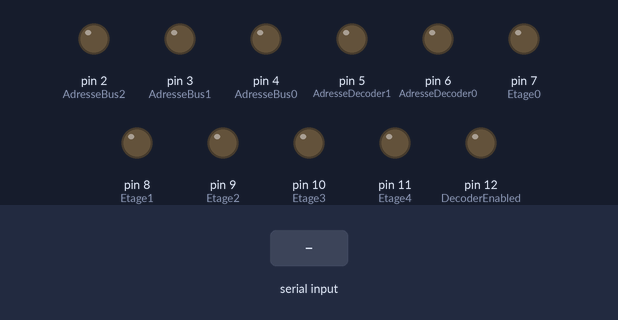
Simulated run of this sketch. Board: Arduino Uno, built with avr-gcc and run on an emulated ATmega328P. Parts: output pins drawn as LEDs (lit = HIGH). Inputs (shaded band) come from the test bench.

Above: at 1.2 s.
1.3 s: "0\n" received over Serial
At 3.1 s:
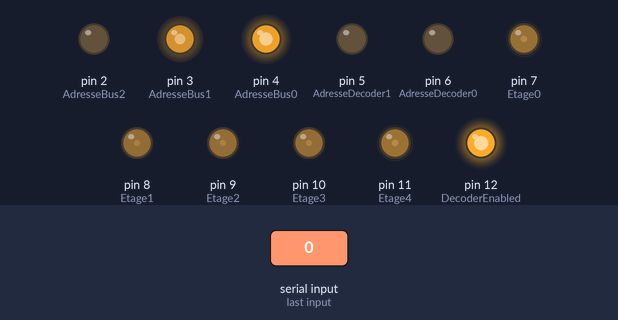
3.8 s: "90,45\n" received over Serial
At 5.0 s:
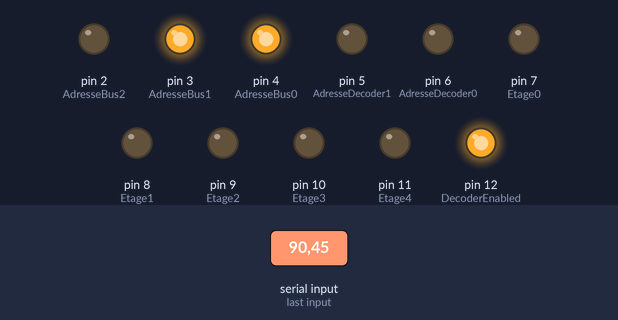
5.3 s: "1\n" received over Serial
At 7.0 s:
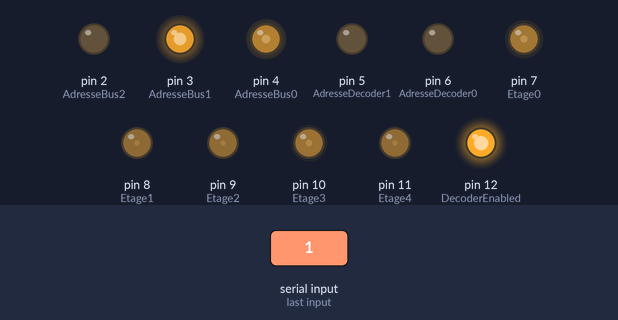
7.8 s: "30,150\n" received over Serial
At 9.0 s:
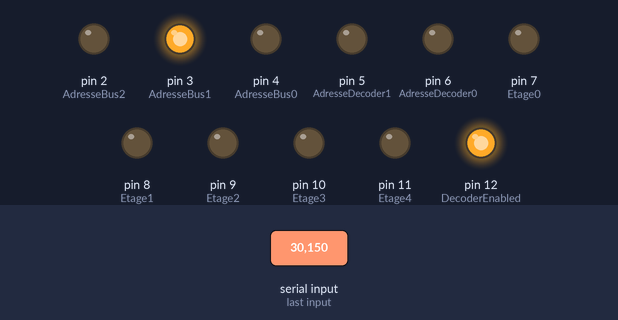
9.3 s: "200\n" received over Serial
At 11.5 s:
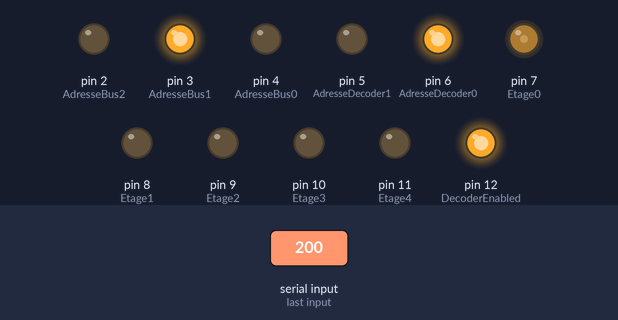
11.8 s: "2\n" received over Serial
At 12.4 s:
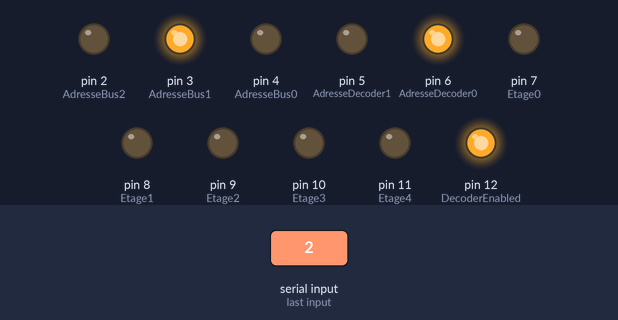
Timing chart, 0 to 14.3 s (numbered marks = the images above; inputs shaded):
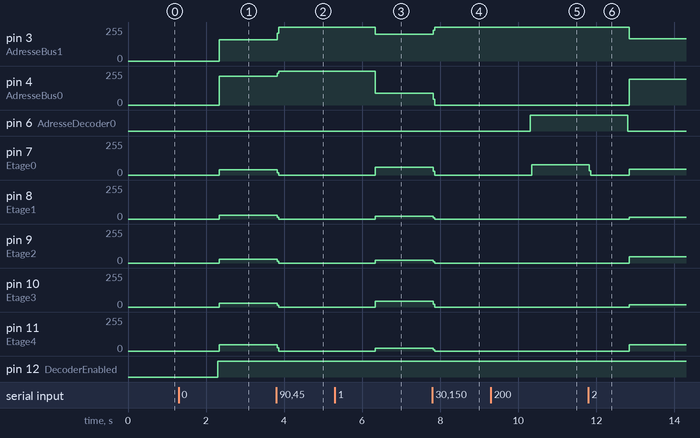

Measured:
- after the input at 1.3 s, pin 3 (AdresseBus1): 0/255 → 158/255 after 1.0 s; pin 4 (AdresseBus0): 0/255 → 217/255 after 1.0 s; pin 7 (Etage0): 0/255 → 39/255 after 1.0 s; pin 8 (Etage1): 0/255 → 28/255 after 1.0 s; pin 9 (Etage2): 0/255 → 29/255 after 1.0 s
- after the input at 3.8 s, pin 3 (AdresseBus1): 158/255 → 255/255 at once; pin 4 (AdresseBus0): 217/255 → 255/255 at once; pin 7 (Etage0): 39/255 → 0/255 at once; pin 8 (Etage1): 28/255 → 0/255 at once; pin 9 (Etage2): 29/255 → 0/255 at once
- after the input at 5.3 s, pin 3 (AdresseBus1): 255/255 → 199/255 after 1.0 s; pin 4 (AdresseBus0): 255/255 → 89/255 after 1.0 s; pin 7 (Etage0): 0/255 → 57/255 after 1.0 s; pin 8 (Etage1): 0/255 → 20/255 after 1.0 s; pin 9 (Etage2): 0/255 → 21/255 after 1.0 s
- after the input at 7.8 s, pin 3 (AdresseBus1): 199/255 → 255/255 at once; pin 4 (AdresseBus0): 89/255 → 0/255 at once; pin 7 (Etage0): 57/255 → 0/255 at once; pin 8 (Etage1): 20/255 → 0/255 at once; pin 9 (Etage2): 21/255 → 0/255 at once
- after the input at 9.3 s, pin 6 (AdresseDecoder0): LOW → HIGH after 1.0 s; pin 7 (Etage0): 0/255 → 77/255 after 1.0 s
- after the input at 11.8 s, pin 3 (AdresseBus1): 255/255 → 167/255 after 1.0 s; pin 4 (AdresseBus0): 0/255 → 193/255 after 1.0 s; pin 6 (AdresseDecoder0): HIGH → LOW after 1.0 s; pin 7 (Etage0): 77/255 → 0/255 at once, → 43/255 1.0 s later; pin 8 (Etage1): 0/255 → 15/255 after 1.0 s

The sketch:

arduino_client.ino
```cpp
// set pin numbers:
// Enable the selection on another Decoder
const int DecoderEnabled =  12;
// Adresse sur le bus pour les décodeurs
const int AdresseBus0 = 4;
const int AdresseBus1 = 3;
const int AdresseBus2 = 2;
// Adresse pour choisir les décodeurs
const int AdresseDecoder0 = 6;
const int AdresseDecoder1 = 5;
// Controle des transistors pour grounder les étages
const int Etage0 = 7;
const int Etage1 = 8;
const int Etage2 = 9;
const int Etage3 = 10;
const int Etage4 = 11;

// Constantes et variables
const int delayus = 100;
int temps = 200;
long n = 0;
boolean randomBool = true;
boolean pluie = true;
boolean UpState[5][5][5] ={
{
  {false, false, false, false, false},
  {false, false, false, false, false},
  {false, false, false, false, false},
  {false, false, false, false, false},
  {false, false, false, false, false} },
{
  {false, false, false, false, false},
  {false, false, false, false, false},
  {false, false, false, false, false},
  {false, false, false, false, false},
  {false, false, false, false, false} },
{
  {false, false, false, false, false},
  {false, false, false, false, false},
  {false, false, false, false, false},
  {false, false, false, false, false},
  {false, false, false, false, false} },
{
  {false, false, false, false, false},
  {false, false, false, false, false},
  {false, false, false, false, false},
  {false, false, false, false, false},
  {false, false, false, false, false} },
{
  {false, false, false, false, false},
  {false, false, false, false, false},
  {false, false, false, false, false},
  {false, false, false, false, false},
  {false, false, false, false, false} }
};

//-------------------------------------------------------------------------------------------//
void setup() {
  // set the digital pin as output:
  pinMode(DecoderEnabled, OUTPUT);
  pinMode(AdresseBus0, OUTPUT);
  pinMode(AdresseBus1, OUTPUT);
  pinMode(AdresseBus2, OUTPUT);
  pinMode(AdresseDecoder0, OUTPUT);
  pinMode(AdresseDecoder1, OUTPUT);
  pinMode(Etage0, OUTPUT);
  pinMode(Etage1, OUTPUT);
  pinMode(Etage2, OUTPUT);
  pinMode(Etage3, OUTPUT);
  pinMode(Etage4, OUTPUT);

  Serial.begin(9600);
}

// Loop principale---------------------------------------------------------------------------//
void loop()
{
  if (Serial.available())
  {
    light(Serial.readString());
  }
  lightCube();
}

void light(String n){
  resetAllUpState();

  int i = 0;

  if(n.length() < 3)
    lightNumber(n[0] - '0');

  while(i < (n.length()/3))
  {
    if(isValidData(n.substring(i*3, i*3+3)))
      UpState[n[i*3] - '0'][ n[i*3+1] - '0'][ n[i*3+2] - '0'] = true;
    i++;
  }
}

boolean isValidData(String data)
{
  if(data.length() != 3)
    return false;

  for(int i=0; i < 3; i++)
  {
    if((data[i] <'0') || (data[i] > '4'))
      return false;
  }
  return true;
}

// Éteindre tout-----------------------------------------------------------------------------//
void resetLights(){
     digitalWrite(Etage0, LOW); digitalWrite(Etage1, LOW); digitalWrite(Etage2, LOW); digitalWrite(Etage3, LOW); digitalWrite(Etage4, LOW);
}

// Remise à false de l'étage-----------------------------------------------------------------------------//
void resetUpState(int z){

  for(int x = 0 ; x < 5 ; x++){
   for(int y = 0 ; y < 5 ; y++){
    UpState[x][y][z] = false;
   }
  }
}

void resetAllUpState()
{
  for(int x=0; x < 5; x++)
    resetUpState(x);
}

//-------------------------------------------------------------------------------------------//
void lightCube(){

  for( int z = 0; z < 5 ; z++){
   for( int x = 0; x < 5 ; x++){
     for( int y = 0 ; y < 5 ; y++){
       if(UpState[x][y][z]){
         lightDEL(x,y,z);
       }
     }
   }
  }
}

//-------------------------------------------------------------------------------------------//
void lightDEL(int x, int y, int z){

 digitalWrite(DecoderEnabled, HIGH);

 switch(x){

   case 0:
     digitalWrite(AdresseDecoder0, LOW); digitalWrite(AdresseDecoder1, LOW);

     switch(y){
       case 0:
        digitalWrite(AdresseBus0, LOW); digitalWrite(AdresseBus1, LOW); digitalWrite(AdresseBus2, LOW); break;
       case 1:
        digitalWrite(AdresseBus0, HIGH); digitalWrite(AdresseBus1, LOW); digitalWrite(AdresseBus2, LOW); break;
       case 2:
        digitalWrite(AdresseBus0, LOW); digitalWrite(AdresseBus1, HIGH); digitalWrite(AdresseBus2, LOW); break;
       case 3:
        digitalWrite(AdresseBus0, HIGH); digitalWrite(AdresseBus1, HIGH); digitalWrite(AdresseBus2, LOW); break;
       case 4:
        digitalWrite(AdresseBus0, LOW); digitalWrite(AdresseBus1, LOW); digitalWrite(AdresseBus2, HIGH); break;
     }
   break;

   case 1:
     digitalWrite(AdresseDecoder0, LOW); digitalWrite(AdresseDecoder1, LOW);

     switch(y){
       case 0:
        digitalWrite(AdresseBus0, HIGH); digitalWrite(AdresseBus1, LOW); digitalWrite(AdresseBus2, HIGH); break;
       case 1:
        digitalWrite(AdresseBus0, LOW); digitalWrite(AdresseBus1, HIGH); digitalWrite(AdresseBus2, HIGH); break;
       case 2:
        digitalWrite(AdresseBus0, HIGH); digitalWrite(AdresseBus1, HIGH); digitalWrite(AdresseBus2, HIGH); break;
       case 3:
        digitalWrite(AdresseDecoder0, HIGH); digitalWrite(AdresseBus0, LOW); digitalWrite(AdresseBus1, LOW); digitalWrite(AdresseBus2, LOW);break;
       case 4:
        digitalWrite(AdresseDecoder0, HIGH); digitalWrite(AdresseBus0, HIGH); digitalWrite(AdresseBus1, LOW); digitalWrite(AdresseBus2, LOW);break;
     }
   break;

   case 2:
     digitalWrite(AdresseDecoder0, HIGH); digitalWrite(AdresseDecoder1, LOW);

     switch(y){
       case 0:
        digitalWrite(AdresseBus0, LOW); digitalWrite(AdresseBus1, HIGH); digitalWrite(AdresseBus2, LOW); break;
       case 1:
        digitalWrite(AdresseBus0, HIGH); digitalWrite(AdresseBus1, HIGH); digitalWrite(AdresseBus2, LOW); break;
       case 2:
        digitalWrite(AdresseBus0, LOW); digitalWrite(AdresseBus1, LOW); digitalWrite(AdresseBus2, HIGH); break;
       case 3:
        digitalWrite(AdresseBus0, HIGH); digitalWrite(AdresseBus1, LOW); digitalWrite(AdresseBus2, HIGH); break;
       case 4:
        digitalWrite(AdresseBus0, LOW); digitalWrite(AdresseBus1, HIGH); digitalWrite(AdresseBus2, HIGH); break;
     }
   break;

   case 3:
     digitalWrite(AdresseDecoder0, LOW); digitalWrite(AdresseDecoder1, HIGH);

     switch(y){
      case 0:
        digitalWrite(AdresseDecoder0, HIGH); digitalWrite(AdresseDecoder1, LOW); digitalWrite(AdresseBus0, HIGH); digitalWrite(AdresseBus1, HIGH); digitalWrite(AdresseBus2, HIGH); break;
       case 1:
        digitalWrite(AdresseDecoder0, HIGH); digitalWrite(AdresseBus0, LOW); digitalWrite(AdresseBus1, LOW); digitalWrite(AdresseBus2, LOW); break;
       case 2:
        digitalWrite(AdresseBus0, LOW); digitalWrite(AdresseBus1, LOW); digitalWrite(AdresseBus2, LOW); break;
       case 3:
        digitalWrite(AdresseBus0, HIGH); digitalWrite(AdresseBus1, LOW); digitalWrite(AdresseBus2, LOW); break;
       case 4:
        digitalWrite(AdresseBus0, LOW); digitalWrite(AdresseBus1, HIGH); digitalWrite(AdresseBus2, LOW); break;
     }
   break;

   case 4:
     digitalWrite(AdresseDecoder0, LOW); digitalWrite(AdresseDecoder1, HIGH);

     switch(y){
       case 0:
        digitalWrite(AdresseBus0, HIGH); digitalWrite(AdresseBus1, HIGH); digitalWrite(AdresseBus2, LOW); break;
       case 1:
        digitalWrite(AdresseBus0, LOW); digitalWrite(AdresseBus1, LOW); digitalWrite(AdresseBus2, HIGH); break;
       case 2:
        digitalWrite(AdresseBus0, HIGH); digitalWrite(AdresseBus1, LOW); digitalWrite(AdresseBus2, HIGH); break;
       case 3:
        digitalWrite(AdresseBus0, LOW); digitalWrite(AdresseBus1, HIGH); digitalWrite(AdresseBus2, HIGH); break;
       case 4:
        digitalWrite(AdresseBus0, HIGH); digitalWrite(AdresseBus1, HIGH); digitalWrite(AdresseBus2, HIGH); break;
     }
  break;
 }

 // grounder une étage selon z
  switch(z){

   case 0: digitalWrite(Etage0, HIGH); break;
   case 1: digitalWrite(Etage1, HIGH); break;
   case 2: digitalWrite(Etage2, HIGH); break;
   case 3: digitalWrite(Etage3, HIGH); break;
   case 4: digitalWrite(Etage4, HIGH); break;
 }

 delayMicroseconds(delayus);
 resetLights();
}

void lightNumber(int number)
{
  switch(number)
  {
    case 0:
      UpState[0][1][0] = true;
      UpState[0][1][1] = true;
      UpState[0][1][2] = true;
      UpState[0][1][3] = true;
      UpState[0][1][4] = true;
      UpState[0][3][0] = true;
      UpState[0][3][1] = true;
      UpState[0][3][2] = true;
      UpState[0][3][3] = true;
      UpState[0][3][4] = true;
      UpState[0][2][0] = true;
      UpState[0][2][4] = true;
      break;
    case 1:
      UpState[0][1][0] = true;
      UpState[0][2][0] = true;
      UpState[0][3][0] = true;
      UpState[0][2][1] = true;
      UpState[0][2][2] = true;
      UpState[0][2][3] = true;
      UpState[0][2][4] = true;
      UpState[0][1][3] = true;
      break;
    case 2:
      UpState[0][1][0] = true;
      UpState[0][2][0] = true;
      UpState[0][3][0] = true;
      UpState[0][1][1] = true;
      UpState[0][1][2] = true;
      UpState[0][2][2] = true;
      UpState[0][3][2] = true;
      UpState[0][3][3] = true;
      UpState[0][1][4] = true;
      UpState[0][2][4] = true;
      UpState[0][3][4] = true;
      break;
    case 3:
      UpState[0][1][0] = true;
      UpState[0][2][0] = true;
      UpState[0][3][0] = true;
      UpState[0][3][1] = true;
      UpState[0][1][2] = true;
      UpState[0][2][2] = true;
      UpState[0][3][2] = true;
      UpState[0][3][3] = true;
      UpState[0][1][4] = true;
      UpState[0][2][4] = true;
      UpState[0][3][4] = true;
      break;
    case 4:
      UpState[0][3][0] = true;
      UpState[0][3][1] = true;
      UpState[0][3][2] = true;
      UpState[0][3][3] = true;
      UpState[0][3][4] = true;
      UpState[0][2][2] = true;
      UpState[0][1][2] = true;
      UpState[0][1][3] = true;
      UpState[0][1][4] = true;
      break;
    case 6:
      UpState[0][1][1] = true;
    case 5:
      UpState[0][1][0] = true;
      UpState[0][2][0] = true;
      UpState[0][3][0] = true;
      UpState[0][1][3] = true;
      UpState[0][1][2] = true;
      UpState[0][2][2] = true;
      UpState[0][3][2] = true;
      UpState[0][3][1] = true;
      UpState[0][1][4] = true;
      UpState[0][2][4] = true;
      UpState[0][3][4] = true;
      break;
    case 7:
      UpState[0][3][0] = true;
      UpState[0][3][2] = true;
      UpState[0][3][1] = true;
      UpState[0][3][4] = true;
      UpState[0][3][4] = true;
      UpState[0][2][4] = true;
      UpState[0][1][4] = true;
      break;
  }
}
```
